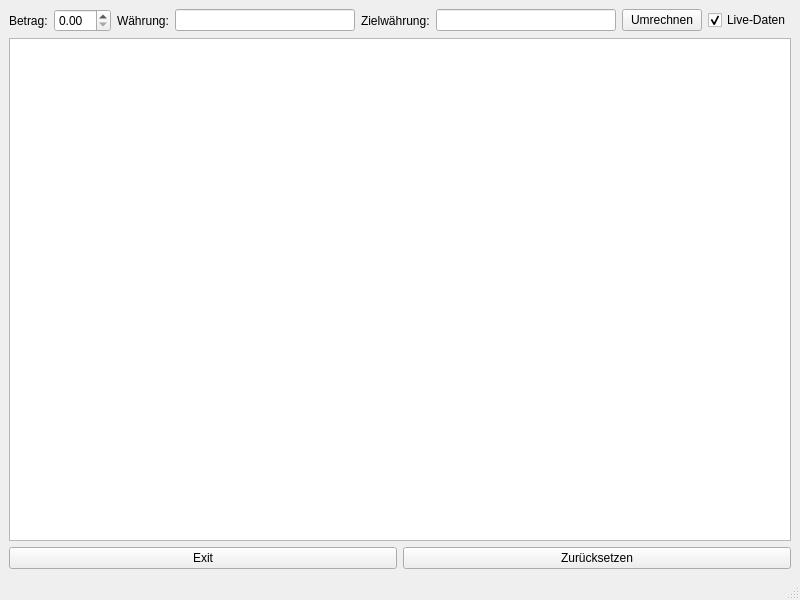
<?xml version="1.0" encoding="UTF-8"?>
<ui version="4.0">
 <class>MainWindow</class>
 <widget class="QMainWindow" name="MainWindow">
  <property name="geometry">
   <rect>
    <x>0</x>
    <y>0</y>
    <width>800</width>
    <height>600</height>
   </rect>
  </property>
  <property name="windowTitle">
   <string>MainWindow</string>
  </property>
  <widget class="QWidget" name="centralwidget">
   <layout class="QVBoxLayout" name="verticalLayout_2">
    <item>
     <layout class="QVBoxLayout" name="verticalLayout">
      <item>
       <layout class="QHBoxLayout" name="horizontalLayout_3">
        <item>
         <widget class="QLabel" name="amountLabel">
          <property name="text">
           <string>Betrag:</string>
          </property>
         </widget>
        </item>
        <item>
         <widget class="QDoubleSpinBox" name="amount">
          <property name="singleStep">
           <double>0.100000000000000</double>
          </property>
         </widget>
        </item>
        <item>
         <widget class="QLabel" name="currencyLabel">
          <property name="text">
           <string>Währung:</string>
          </property>
         </widget>
        </item>
        <item>
         <widget class="QLineEdit" name="currency"/>
        </item>
        <item>
         <widget class="QLabel" name="targetCurrencyLabel">
          <property name="text">
           <string>Zielwährung:</string>
          </property>
         </widget>
        </item>
        <item>
         <widget class="QLineEdit" name="targetCurrency"/>
        </item>
        <item>
         <widget class="QPushButton" name="calculate">
          <property name="text">
           <string>Umrechnen</string>
          </property>
         </widget>
        </item>
        <item>
         <widget class="QCheckBox" name="liveData">
          <property name="text">
           <string>Live-Daten</string>
          </property>
          <property name="checked">
           <bool>true</bool>
          </property>
         </widget>
        </item>
       </layout>
      </item>
      <item>
       <widget class="QTextBrowser" name="output"/>
      </item>
      <item>
       <layout class="QHBoxLayout" name="horizontalLayout">
        <item>
         <widget class="QPushButton" name="exitButton">
          <property name="text">
           <string>Exit</string>
          </property>
         </widget>
        </item>
        <item>
         <widget class="QPushButton" name="resetButton">
          <property name="text">
           <string>Zurücksetzen</string>
          </property>
         </widget>
        </item>
       </layout>
      </item>
     </layout>
    </item>
   </layout>
  </widget>
  <widget class="QMenuBar" name="menubar">
   <property name="geometry">
    <rect>
     <x>0</x>
     <y>0</y>
     <width>800</width>
     <height>21</height>
    </rect>
   </property>
  </widget>
  <widget class="QStatusBar" name="statusbar"/>
 </widget>
 <resources/>
 <connections>
  <connection>
   <sender>resetButton</sender>
   <signal>clicked()</signal>
   <receiver>currency</receiver>
   <slot>clear()</slot>
   <hints>
    <hint type="sourcelabel">
     <x>630</x>
     <y>568</y>
    </hint>
    <hint type="destinationlabel">
     <x>259</x>
     <y>47</y>
    </hint>
   </hints>
  </connection>
  <connection>
   <sender>resetButton</sender>
   <signal>clicked()</signal>
   <receiver>targetCurrency</receiver>
   <slot>clear()</slot>
   <hints>
    <hint type="sourcelabel">
     <x>788</x>
     <y>568</y>
    </hint>
    <hint type="destinationlabel">
     <x>547</x>
     <y>45</y>
    </hint>
   </hints>
  </connection>
  <connection>
   <sender>exitButton</sender>
   <signal>clicked()</signal>
   <receiver>MainWindow</receiver>
   <slot>close()</slot>
   <hints>
    <hint type="sourcelabel">
     <x>396</x>
     <y>568</y>
    </hint>
    <hint type="destinationlabel">
     <x>392</x>
     <y>-18</y>
    </hint>
   </hints>
  </connection>
  <connection>
   <sender>resetButton</sender>
   <signal>clicked()</signal>
   <receiver>amount</receiver>
   <slot>clear()</slot>
   <hints>
    <hint type="sourcelabel">
     <x>465</x>
     <y>559</y>
    </hint>
    <hint type="destinationlabel">
     <x>83</x>
     <y>47</y>
    </hint>
   </hints>
  </connection>
  <connection>
   <sender>resetButton</sender>
   <signal>clicked()</signal>
   <receiver>output</receiver>
   <slot>clear()</slot>
   <hints>
    <hint type="sourcelabel">
     <x>482</x>
     <y>549</y>
    </hint>
    <hint type="destinationlabel">
     <x>471</x>
     <y>494</y>
    </hint>
   </hints>
  </connection>
 </connections>
</ui>
